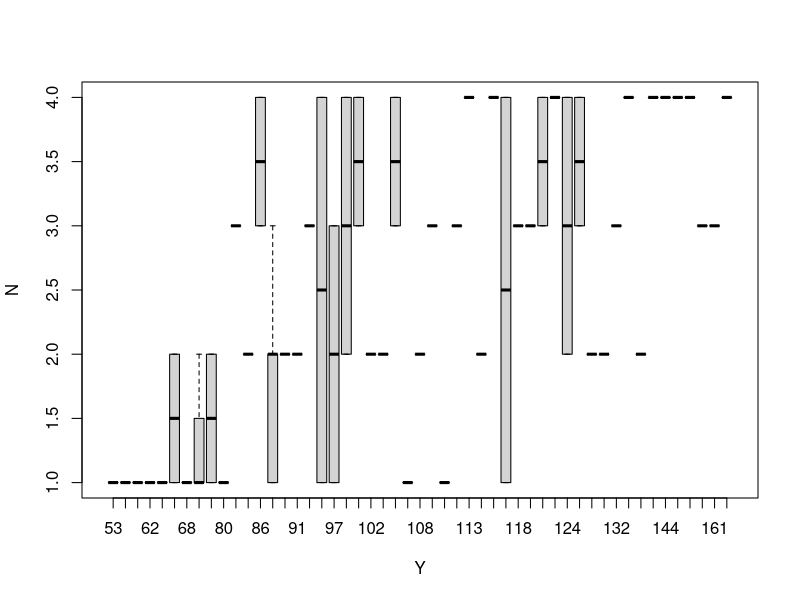
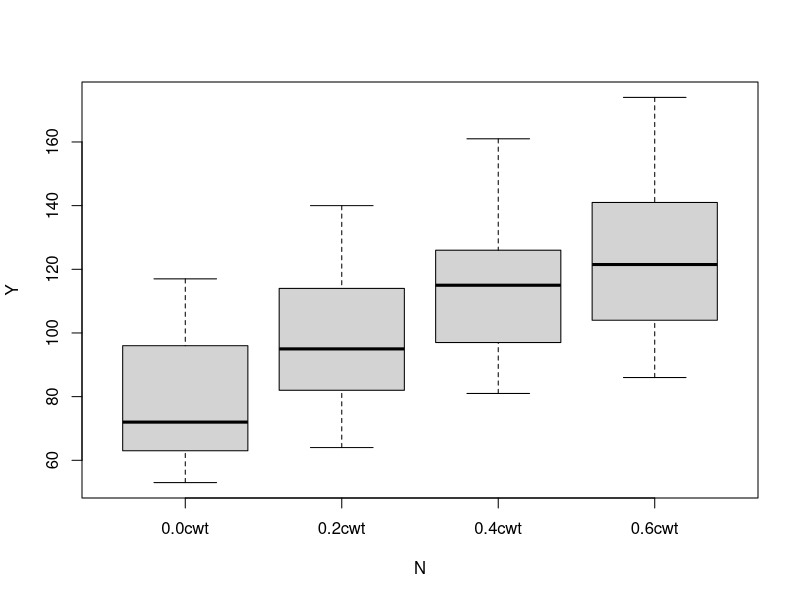

The R source for these figures, in order:
## ---- chunk 1
knitr::opts_chunk$set(echo = TRUE)
## ---- chunk 2
## INSERT CODE HERE ###
install.packages('MASS')
#installs package MASS for later use
#the second comment I would like to leave is "wow, today was the most rain we had this week!
#the third comment I would like to leave is "I have no idea how to make 3 comments on this block
## ---- chunk 3
## INSERT CODE HERE ###
library(MASS) #Pretty sure I'm doing this right, but I'm not sure why it's
#called "MASS"..?
## ---- chunk 4
## INSERT CODE HERE ###
od = oats
#od <- "oats_data" because I hate long variable names and snake case.
## ---- chunk 5
## INSERT CODE HERE ###
str(od)
#I'm not quite sure what "obervations" are (:P), but it appears there are 72
#rows which means there are 72 observations.
# Structure tells me a lot about each of the columns too, so I can see that 
# B, V, and N are factors while Y seems to be an integer; I'm thinking a rounded
# continuous variable.
## ---- chunk 6
head(od)

#super useful column names for sure. *somebody* hates long variable names too, but I can't
#blame 'em.

#B=Block; V=Variety?; N=Nutrient gradient?; Y-Yield.
## ---- chunk 7
?oats
## ---- chunk 8
## INSERT CODE HERE ###
yield = oats['Y']
#yield is the name for the selection I made by indexing the 'Y' column of the
#oats matrix.

## ---- chunk 9
## INSERT CODE HERE ###
#Not sure what yeild is (:P) but I'll try my best ;D
sum(yield)
#The units of yield is in 1/4lbs per subplot (of area 1/80 acre)
## ---- chunk 10
## INSERT CODE HERE ###
#or I could also just
?boxplot
#because I'm such a good student who takes amazing notes and knows
#exactly where he puts them :)
#found them... but they're unreadable in the 8 minutes I have left
#haha
## ---- chunk 11
boxplot(N~Y, data=od)

#oops I goofed.
## ---- chunk 12
boxplot(Y~N, data=od)
